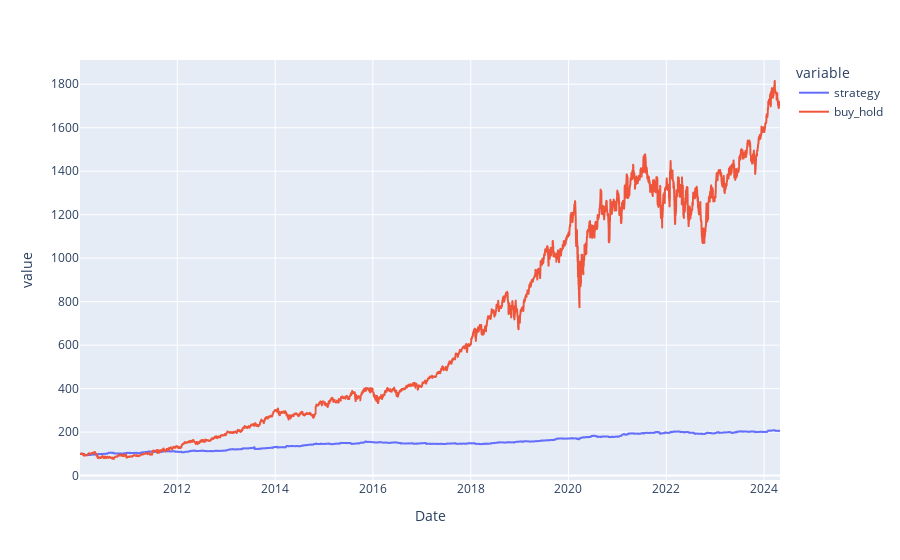

Write notebook code for a chart like this one.
### Code cell
data["Spread"] = data["MA"]/data["V"]

#data["Mean Spread"] = data["Spread"].expanding().mean().fillna(1.5)
#data["Standard Deviation"] = data["Mean Spread"].expanding().std().fillna(1)

data["Mean Spread"] = data["Spread"].rolling(window=10).mean().fillna(1.5)
data["Standard Deviation"] = data["Mean Spread"].rolling(window=10).std().fillna(1)

data["ZScore"] = (data["Spread"] - data["Mean Spread"])/data["Standard Deviation"]
data['MAdaily_change'] = data["MA"].pct_change().fillna(0.01)
data["Vdaily_change"] = data["V"].pct_change().fillna(0.01)

ZScore = 2
data = data.assign(
    
                    signal =  np.where(data["ZScore"] > ZScore, -1,(np.where(data["ZScore"] < -(ZScore),1,0)))
                )
data['signal'] = data['signal'].shift(1,fill_value = 0)
data['Pairs Trading'] = ((data['MAdaily_change'] - data['Vdaily_change']) * data['signal'])/2 
    
# Get the cumulative product over the 4 years for both our strategy and when we just buy and hold
cumprod_strategy = (1 + data['Pairs Trading']).cumprod()
cumprod_buy_and_hold = (1 + (data['MAdaily_change'] +data['Vdaily_change'])/2).cumprod()
cumprod_signals = pd.DataFrame(dict(
    strategy = cumprod_strategy,
    buy_hold = cumprod_buy_and_hold
))

# Scale our money by the cumulative products
px.line(100 * cumprod_signals)

### Figure 1 — Plotly figure (JSON) as saved in the notebook; plotly's stock layout.template omitted (floating-point values rounded to 4 significant figures; data arrays with more than 128 entries replaced by an {"elided": "..."} marker saying what was removed)
{"data": [{"hovertemplate": "variable=strategy<br>Date=%{x}<br>value=%{y}<extra></extra>", "legendgroup": "strategy", "line": {"color": "#636efa", "dash": "solid"}, "marker": {"symbol": "circle"}, "mode": "lines", "name": "strategy", "showlegend": true, "type": "scattergl", "x": {"elided": "3604 str values"}, "xaxis": "x", "y": {"elided": "3604 float values"}, "yaxis": "y"}, {"hovertemplate": "variable=buy_hold<br>Date=%{x}<br>value=%{y}<extra></extra>", "legendgroup": "buy_hold", "line": {"color": "#EF553B", "dash": "solid"}, "marker": {"symbol": "circle"}, "mode": "lines", "name": "buy_hold", "showlegend": true, "type": "scattergl", "x": {"elided": "3604 str values"}, "xaxis": "x", "y": {"elided": "3604 float values"}, "yaxis": "y"}], "layout": {"legend": {"title": {"text": "variable"}, "tracegroupgap": 0}, "margin": {"t": 60}, "xaxis": {"anchor": "y", "domain": [0, 1], "title": {"text": "Date"}}, "yaxis": {"anchor": "x", "domain": [0, 1], "title": {"text": "value"}}}}
